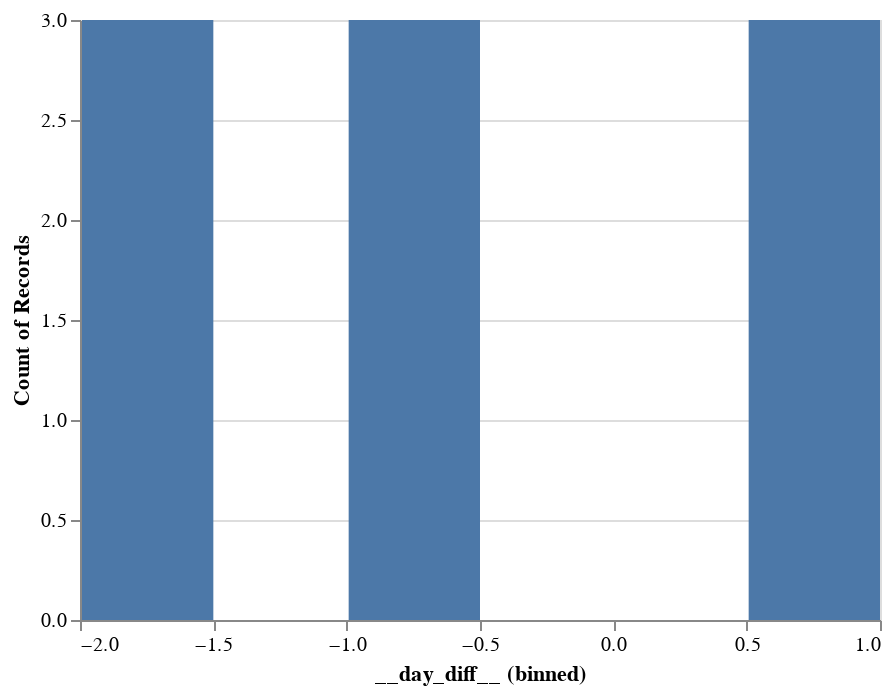
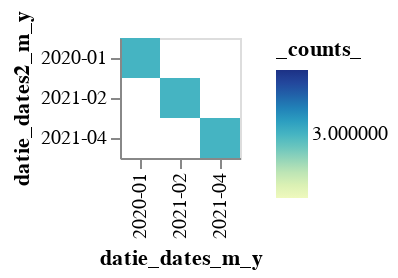

Notebook cell for these charts, in order:
### Code cell
ce.chart_me(df, "datie_dates", "datie_dates2")

### Figure 1 — Vega-Lite specification as saved in the notebook (floating-point values rounded to 4 significant figures)
{"config": {"view": {"continuousWidth": 400, "continuousHeight": 300}}, "data": {"name": "data-c1feb92598f46f3dd3f69219a5e2bb6f"}, "mark": "bar", "encoding": {"x": {"bin": true, "field": "__day_diff__", "type": "quantitative"}, "y": {"aggregate": "count", "type": "quantitative"}}, "$schema": "https://vega.github.io/schema/vega-lite/v4.17.0.json", "datasets": {"data-c1feb92598f46f3dd3f69219a5e2bb6f": [{"integers": 1, "floaties": 0.3766, "floaties2": 0.6302, "floaties_key": 0, "stringy_key": "prlSG", "integer_bools": false, "stringer": "rabbit", "stringer2": "rabbit", "datie_dates": "2020-01-01T00:00:00", "datie_dates2": "2020-01-02T00:00:00", "datie_dates_m_y": "2020-01", "datie_dates2_m_y": "2020-01", "__day_diff__": -1, "_counts_": 1}, {"integers": 2, "floaties": 0.5196, "floaties2": 0.08156, "floaties_key": 1, "stringy_key": "VsUlQ", "integer_bools": false, "stringer": "leopard", "stringer2": "rabbit", "datie_dates": "2021-02-03T00:00:00", "datie_dates2": "2021-02-02T00:00:00", "datie_dates_m_y": "2021-02", "datie_dates2_m_y": "2021-02", "__day_diff__": 1, "_counts_": 1}, {"integers": 3, "floaties": 0.5167, "floaties2": 0.6939, "floaties_key": 2, "stringy_key": "oWBLc", "integer_bools": false, "stringer": "leopard", "stringer2": "leopard", "datie_dates": "2021-04-03T00:00:00", "datie_dates2": "2021-04-05T00:00:00", "datie_dates_m_y": "2021-04", "datie_dates2_m_y": "2021-04", "__day_diff__": -2, "_counts_": 1}, {"integers": 1, "floaties": 0.9882, "floaties2": 0.5117, "floaties_key": 3, "stringy_key": "jyEGY", "integer_bools": true, "stringer": "rabbit", "stringer2": "rabbit", "datie_dates": "2020-01-01T00:00:00", "datie_dates2": "2020-01-02T00:00:00", "datie_dates_m_y": "2020-01", "datie_dates2_m_y": "2020-01", "__day_diff__": -1, "_counts_": 1}, {"integers": 2, "floaties": 0.3927, "floaties2": 0.386, "floaties_key": 4, "stringy_key": "lCZRY", "integer_bools": true, "stringer": "rabbit", "stringer2": "rabbit", "datie_dates": "2021-02-03T00:00:00", "datie_dates2": "2021-02-02T00:00:00", "datie_dates_m_y": "2021-02", "datie_dates2_m_y": "2021-02", "__day_diff__": 1, "_counts_": 1}, {"integers": 3, "floaties": 0.6009, "floaties2": 0.8012, "floaties_key": 5, "stringy_key": "fZsmG", "integer_bools": true, "stringer": "rabbit", "stringer2": "rabbit", "datie_dates": "2021-04-03T00:00:00", "datie_dates2": "2021-04-05T00:00:00", "datie_dates_m_y": "2021-04", "datie_dates2_m_y": "2021-04", "__day_diff__": -2, "_counts_": 1}, {"integers": 1, "floaties": 0.5036, "floaties2": 0.8667, "floaties_key": 6, "stringy_key": "VgGiH", "integer_bools": false, "stringer": "rabbit", "stringer2": "rabbit", "datie_dates": "2020-01-01T00:00:00", "datie_dates2": "2020-01-02T00:00:00", "datie_dates_m_y": "2020-01", "datie_dates2_m_y": "2020-01", "__day_diff__": -1, "_counts_": 1}, {"integers": 2, "floaties": 0.6099, "floaties2": 0.7385, "floaties_key": 7, "stringy_key": "hceCy", "integer_bools": true, "stringer": "leopard", "stringer2": "leopard", "datie_dates": "2021-02-03T00:00:00", "datie_dates2": "2021-02-02T00:00:00", "datie_dates_m_y": "2021-02", "datie_dates2_m_y": "2021-02", "__day_diff__": 1, "_counts_": 1}, {"integers": 3, "floaties": 0.5572, "floaties2": 0.08046, "floaties_key": 8, "stringy_key": "HTQCx", "integer_bools": true, "stringer": "rabbit", "stringer2": "leopard", "datie_dates": "2021-04-03T00:00:00", "datie_dates2": "2021-04-05T00:00:00", "datie_dates_m_y": "2021-04", "datie_dates2_m_y": "2021-04", "__day_diff__": -2, "_counts_": 1}]}}

### Figure 2 — Vega-Lite specification as saved in the notebook (floating-point values rounded to 4 significant figures)
{"config": {"view": {"continuousWidth": 400, "continuousHeight": 300}}, "data": {"name": "data-1490b89464ec84bcfcf21d26280dad6e"}, "mark": "rect", "encoding": {"color": {"field": "_counts_", "type": "quantitative"}, "x": {"field": "datie_dates_m_y", "type": "ordinal"}, "y": {"field": "datie_dates2_m_y", "type": "ordinal"}}, "$schema": "https://vega.github.io/schema/vega-lite/v4.17.0.json", "datasets": {"data-1490b89464ec84bcfcf21d26280dad6e": [{"datie_dates_m_y": "2020-01", "datie_dates2_m_y": "2020-01", "measures": "sum", "_counts_": 3}, {"datie_dates_m_y": "2021-02", "datie_dates2_m_y": "2021-02", "measures": "sum", "_counts_": 3}, {"datie_dates_m_y": "2021-04", "datie_dates2_m_y": "2021-04", "measures": "sum", "_counts_": 3}]}}
